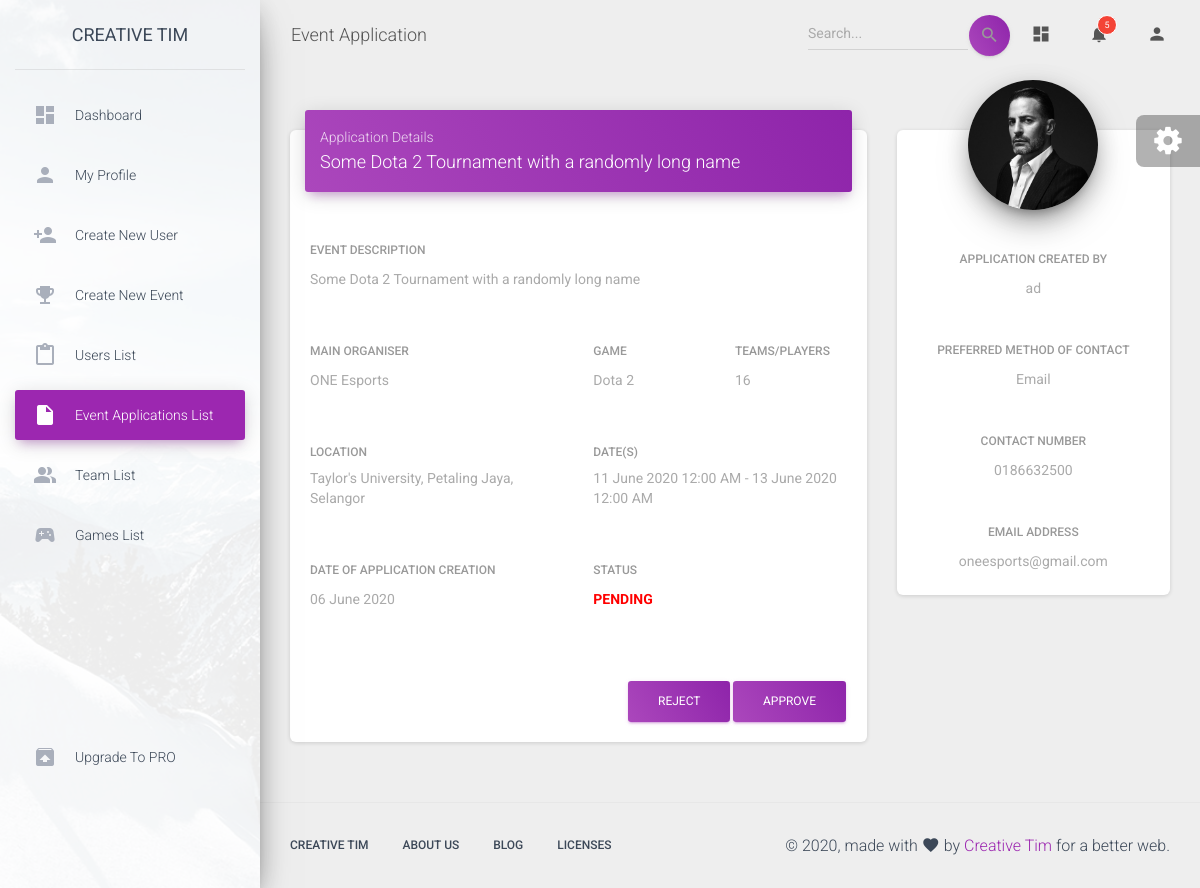
The app's page /dashboard_module/event_application_details.php?id=1 with its own data.
### tables this page shows
CREATE TABLE `event_application` (
  `app_id` int(11) NOT NULL,
  `app_name` varchar(50) NOT NULL,
  `app_description` varchar(200) NOT NULL,
  `game_id` int(11) DEFAULT NULL,
  `team_count` int(3) DEFAULT NULL,
  `start_datetime` datetime NOT NULL,
  `end_datetime` datetime NOT NULL,
  `venue` varchar(100) NOT NULL,
  `city` varchar(100) NOT NULL,
  `state` varchar(100) NOT NULL,
  `organiser` varchar(100) NOT NULL,
  `created_by` int(11) NOT NULL,
  `created_at` datetime NOT NULL,
  `contact_method` varchar(50) DEFAULT NULL,
  `contact_no` varchar(15) DEFAULT NULL,
  `contact_email` varchar(100) DEFAULT NULL,
  `status` varchar(20) NOT NULL,
  `status_upd_at` datetime DEFAULT NULL,
  `status_upd_by` int(11) DEFAULT NULL,
  `deleted_at` datetime DEFAULT NULL
);

CREATE TABLE `games` (
  `game_id` int(11) NOT NULL,
  `game_name` varchar(50) NOT NULL,
  `platforms` varchar(50) NOT NULL,
  `genres` varchar(150) NOT NULL,
  `created_by` int(11) NOT NULL,
  `created_at` datetime NOT NULL,
  `updated_at` datetime DEFAULT NULL,
  `deleted_at` datetime DEFAULT NULL
);

CREATE TABLE `users` (
  `id` int(11) NOT NULL,
  `full_name` varchar(100) NOT NULL,
  `user_id` varchar(50) DEFAULT NULL,
  `mobile_number` varchar(15) NOT NULL,
  `email` varchar(100) NOT NULL,
  `password` varchar(100) NOT NULL,
  `DoB` date NOT NULL,
  `gender` enum('male','female') NOT NULL,
  `status` enum('created','authenticated','inactive','') NOT NULL,
  `accessed_at` datetime DEFAULT NULL,
  `updated_at` datetime NOT NULL,
  `city` varchar(100) NOT NULL,
  `state` varchar(100) NOT NULL,
  `is_admin` int(1) NOT NULL DEFAULT 0,
  `image_url` varchar(50) DEFAULT NULL
);

### dashboard_module/event_application_details.php (the view, shortened to what this page needs)
<?php
  $con = DatabaseConn();
  $appID = $_GET['id'];
  $sql = "SELECT app_id, app_name, app_description, game_id, team_count, start_datetime, end_datetime, venue, city, state, organiser, created_by,
                    created_at, contact_method, contact_no, contact_email, status FROM `event_application` WHERE `app_id` = '$appID'";
  $app_details = mysqli_fetch_array(mysqli_query($con, $sql));
  $creator = $app_details['created_by'];
  $game_id = $app_details['game_id'];
  $sql_user = "SELECT full_name FROM `users` WHERE `id` = '$creator'";
  $user_details = mysqli_fetch_array(mysqli_query($con, $sql_user));
  $sql_game = "SELECT game_name FROM `games` WHERE `game_id` = '$game_id'";
  $game_details = mysqli_fetch_array(mysqli_query($con, $sql_game));
  $app_id = $app_details['app_id'];
  $app_name = $app_details['app_name'];
  $app_desc = $app_details['app_description'];
  $game_name = $game_details['game_name'];
  $team_count = $app_details['team_count'];
  $startTime = date("d F Y h:i A", strtotime($app_details['start_datetime']));
  $endTime = date("d F Y h:i A", strtotime($app_details['end_datetime']));
  $venue = $app_details['venue'];
  $city = $app_details['city'];
  $state = $app_details['state'];
  $org = $app_details['organiser'];
  $creator_name = $user_details['full_name'];
  $createTime = date("d F Y", strtotime($app_details['created_at']));
  $contact_method = $app_details['contact_method'];
  $contactNo = $app_details['contact_no'];
  $contactEmail = $app_details['contact_email'];
  $status = $app_details['status'];
?>
<!DOCTYPE html>
<html lang="en">
<head>
  <link rel="stylesheet" href="https://maxcdn.bootstrapcdn.com/font-awesome/latest/css/font-awesome.min.css">
  <link href="assets/css/material-dashboard.css?v=2.1.2" rel="stylesheet" />
  <link href="assets/demo/demo.css" rel="stylesheet" />
</head>
<body class="">
  <div class="wrapper ">
    <div class="sidebar" data-color="purple" data-background-color="white" data-image="assets/img/sidebar-1.jpg">
      <div class="logo"><a href="http://www.creative-tim.com" class="simple-text logo-normal">
          Creative Tim
        </a></div>
      <div class="sidebar-wrapper">
        <ul class="nav">
          <li class="nav-item">
                <a class="nav-link" href="./dashboard.php">
                    <i class="material-icons">dashboard</i>
                    <p>Dashboard</p>
                </a>
            </li>
            <li class="nav-item ">
                <a class="nav-link" href="./profile_details.php?id=<?php echo $curUser; ?>">
                    <i class="material-icons">person</i>
                    <p>My Profile</p>
                </a>
            </li>
            <li class="nav-item ">
                <a class="nav-link" href="./admin_create_user_front.php">
                    <i class="material-icons">person_add</i>
                    <p>Create New User</p>
                </a>
            </li>
            <li class="nav-item ">
                <a class="nav-link" href="./create_event_front.php">
                    <i class="material-icons">emoji_events</i>
                    <p>Create New Event</p>
                </a>
            </li>
            <li class="nav-item ">
                <a class="nav-link" href="./user_list.php">
                    <i class="material-icons">content_paste</i>
                    <p>Users List</p>
                </a>
            </li>
            <li class="nav-item active">
                <a class="nav-link" href="./event_application_list.php">
                    <i class="material-icons">insert_drive_file</i>
                    <p>Event Applications List</p>
                </a>
            </li>
            <li class="nav-item ">
                <a class="nav-link" href="./team_list.php">
                    <i class="material-icons">people_alt</i>
                    <p>Team List</p>
                </a>
            </li>
            <li class="nav-item ">
                <a class="nav-link" href="./game_list.php">
                    <i class="material-icons">sports_esports</i>
                    <p>Games List</p>
                </a>
            </li>
          <li class="nav-item active-pro ">
            <a class="nav-link" href="./upgrade.html">
              <i class="material-icons">unarchive</i>
              <p>Upgrade to PRO</p>
            </a>
          </li>
        </ul>
      </div>
    </div>
    <div class="main-panel">
      <nav class="navbar navbar-expand-lg navbar-transparent navbar-absolute fixed-top ">
        <div class="container-fluid">
          <div class="navbar-wrapper">
            <a class="navbar-brand" href="javascript:;">Event Application</a>
          </div>
          <div class="collapse navbar-collapse justify-content-end">
            <form class="navbar-form">
              <div class="input-group no-border">
                <input type="text" value="" class="form-control" placeholder="Search...">
                <button type="submit" class="btn btn-white btn-round btn-just-icon">
                  <i class="material-icons">search</i>
                  <div class="ripple-container"></div>
                </button>
              </div>
            </form>
            <ul class="navbar-nav">
              <li class="nav-item">
                <a class="nav-link" href="javascript:;">
                  <i class="material-icons">dashboard</i>
                </a>
              </li>
              <li class="nav-item dropdown">
                <a class="nav-link" href="http://example.com" id="navbarDropdownMenuLink" data-toggle="dropdown" aria-haspopup="true" aria-expanded="false">
                  <i class="material-icons">notifications</i>
                  <span class="notification">5</span>
                </a>
              </li>
              <li class="nav-item dropdown">
                <a class="nav-link" href="javascript:;" id="navbarDropdownProfile" data-toggle="dropdown" aria-haspopup="true" aria-expanded="false">
                  <i class="material-icons">person</i>
                </a>
              </li>
            </ul>
          </div>
        </div>
      </nav>
      <div class="content">
        <div class="container-fluid">
          <div class="row">
            <div class="col-md-8">
              <div class="card">
                <div class="card-header card-header-primary">
                    <p class="card-category">Application Details</p>
                    <h4 class="card-title"><?php echo $app_name;?></h4>
                </div>
                <br>
                <div class="card-body">
                    <div class="row">
                      <div class="col-md-12">
                        <div class="form-group">
                          <h6 class="card-category">Event Description</h6>
                          <label><?php echo $app_desc;?></label>
                        </div>
                      </div>
                    </div>
                    <br>
                    <div class="row">
                      <div class="col-md-6">
                        <div class="form-group">
                          <h6 class="card-category">Main Organiser</h6>
                          <label><?php echo $org;?></label>
                        </div>
                      </div>
                      <div class="col-md-3">
                        <div class="form-group">
                          <h6 class="card-category">Game</h6>
                          <label><?php echo $game_name;?></label>
                        </div>
                      </div>
                      <div class="col-md-3">
                        <div class="form-group">
                          <h6 class="card-category">Teams/Players</h6>
                          <label><?php echo $team_count;?></label>
                        </div>
                      </div>
                    </div>
                    <br>
                    <div class="row">
                      <div class="col-md-6">
                        <div class="form-group">
                          <h6 class="card-category">Location</h6>
                          <label><?php echo $venue.', '.$city.', '.$state;?></label>
                        </div>
                        </div>
                        <div class="col-md-6">
                        <div class="form-group">
                          <h6 class="card-category">Date(s)</h6>
                          <label><?php echo $startTime.' - '.$endTime;?></label>
                        </div>
                      </div>
                    </div>
                    <br>
                    <div class="row">
                      <div class="col-md-6">
                        <div class="form-group">
                          <h6 class="card-category">Date of Application Creation</h6>
                          <label><?php echo $createTime?></label>
                        </div>
                      </div>
                      <div class="col-md-6">
                        <div class="form-group">
                          <h6 class="card-category">Status</h6>
                          <label style="color:red;"><b><?php echo strtoupper($status);?></b></label>
                        </div>
                      </div>
                    </div>
                    <br><br>
                    <button type="submit" class="btn btn-primary pull-right" name="btnApprove" onClick="create_event('<?php echo $app_id;?>')">Approve</button>
                    <button type="submit" class="btn btn-primary pull-right" name="btnReject" onClick="reject_app('<?php echo $app_id;?>')">Reject</button>
                    <div class="clearfix"></div>
                </div>
              </div>
            </div>
            <div class="col-md-4">
              <div class="card card-profile">
                <div class="card-avatar">
                  <a href="javascript:;">
                    <img class="img" src="assets/img/faces/marc.jpg" />
                  </a>
                </div>
                <div class="card-body">
                  <h6 class="card-category text-gray">Application Created by</h6>
                  <label><?php echo $creator_name;?></label>
                  <br><br>
                  <h6 class="card-category text-gray">Preferred Method of Contact</h6>
                  <label><?php echo $contact_method;?></label>
                  <br><br>
                  <h6 class="card-category text-gray">Contact Number</h6>
                  <label><?php echo $contactNo;?></label>
                  <br><br>
                  <h6 class="card-category text-gray">Email Address</h6>
                  <label><?php echo $contactEmail;?></label>
                </div>
              </div>
            </div>
          </div>
        </div>
      </div>
      <footer class="footer">
        <div class="container-fluid">
          <nav class="float-left">
            <ul>
              <li>
                <a href="https://www.creative-tim.com">
                  Creative Tim
                </a>
              </li>
              <li>
                <a href="https://creative-tim.com/presentation">
                  About Us
                </a>
              </li>
              <li>
                <a href="http://blog.creative-tim.com">
                  Blog
                </a>
              </li>
              <li>
                <a href="https://www.creative-tim.com/license">
                  Licenses
                </a>
              </li>
            </ul>
          </nav>
          <div class="copyright float-right">
            &copy;
            , made with <i class="material-icons">favorite</i> by
            <a href="https://www.creative-tim.com" target="_blank">Creative Tim</a> for a better web.
          </div>
        </div>
      </footer>
    </div>
  </div>
  <div class="fixed-plugin">
    <div class="dropdown show-dropdown">
      <a href="#" data-toggle="dropdown">
        <i class="fa fa-cog fa-2x"> </i>
      </a>
    </div>
  </div>
</body>
</html>

### records on screen
event_application: app_name "Some Dota 2 Tournament with a randomly long name", app_description "Some Dota 2 Tournament with a randomly long name", organiser "ONE Esports", team_count "16", venue "Taylor's University", city "Petaling Jaya", state "Selangor", start_datetime "11 June 2020 12:00 AM", end_datetime "13 June 2020 12:00 AM", created_at "06 June 2020", status "PENDING", contact_method "Email", contact_no "0186632500", contact_email "oneesports@gmail.com"
games: game_name "Dota 2"
users: full_name "ad"
